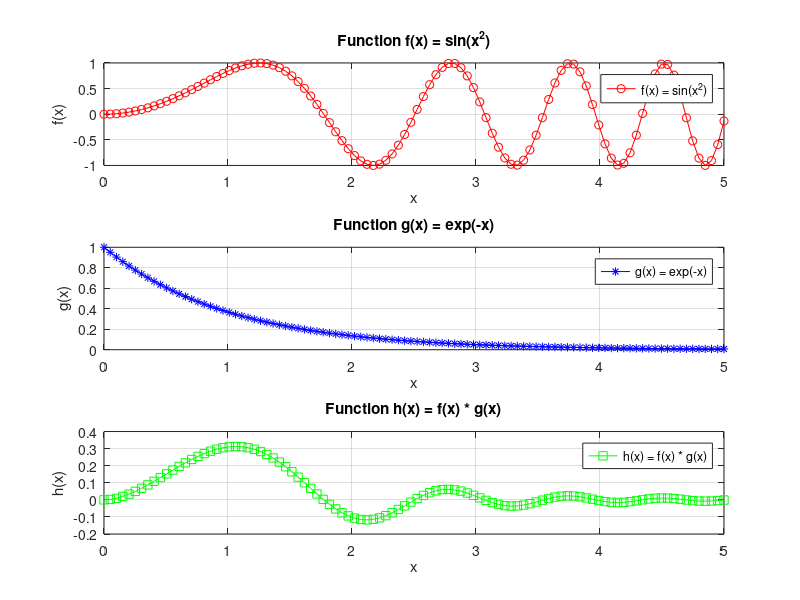

Here is the MATLAB script that generated this plot:
% Exercice 7:
% Représenter sur 3 sous-figures comportant toutes les informations (légendes, labels …) 
% les fonctions f(x) = sin(x^2), g(x) = exp(-x) et h(x) = f(x) * g(x), pour x € [0,5], 
% avec des couleurs et des symboles différents.

x = linspace(0, 5, 100);
f = sin(x.^2);
g = exp(-x);
h = f .* g;

figure;

% Subplot 1: f(x) = sin(x^2)
subplot(3, 1, 1);
plot(x, f, 'r-o');
title('Function f(x) = sin(x^2)');
xlabel('x');
ylabel('f(x)');
legend('f(x) = sin(x^2)');
grid on;

% Subplot 2: g(x) = exp(-x)
subplot(3, 1, 2);
plot(x, g, 'b-*');
title('Function g(x) = exp(-x)');
xlabel('x');
ylabel('g(x)');
legend('g(x) = exp(-x)');
grid on;

% Subplot 3: h(x) = f(x) * g(x)
subplot(3, 1, 3);
plot(x, h, 'g-s');
title('Function h(x) = f(x) * g(x)');
xlabel('x');
ylabel('h(x)');
legend('h(x) = f(x) * g(x)');
grid on;